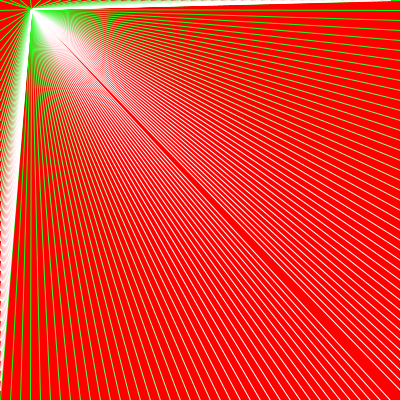
Frame 1 (no input)
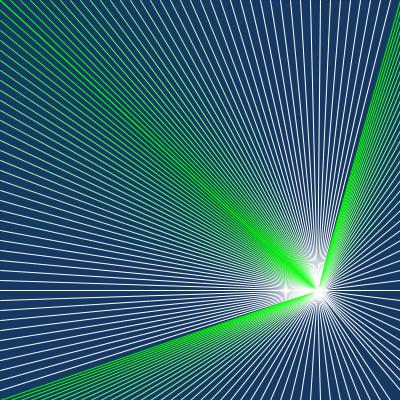
Frame 60 (the mouse pressed at the canvas centre just before this capture)
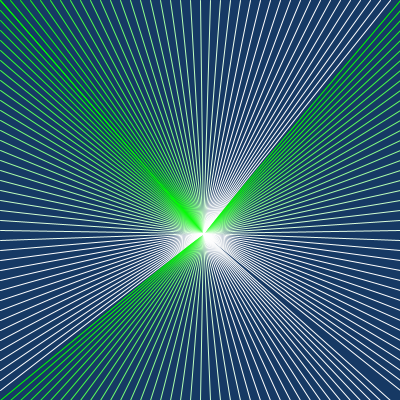
Frame 120 (the mouse held since frame 60 and released just before this capture)

The Processing sketch that drew these frames (run headless with seeded random() and noise(); from frame 60 on, the mouse is pressed at the canvas centre):

// Processing sketch: processing_169887
// ── processing_169887.pde

//preguntar al profesor si este caso aplica el 20 para el random ¿afecta? o es el framerate?

float posX= random(20);
float posY= random(20);
float velX= random (20);
float velY = random(20);

void setup() {
  size(400, 400);
  frameRate(80);
  noCursor();
}

void draw() {

  posX = posX + velX;
  posY = posY + velY;
  
// aqui es para aclarar el cambio de color del fondo si la posx es menor que tamaño/2
  if (posX < width/2) {
    background(255, 0, 0);
  } else {
    background(22, 57, 100);
  }
//compocision de las lineas con for
  for (int i=0; i<width; i+=10) {
    stroke(i, 255, i);
    line(posX, posY, i, 0);
    line(posX, posY, 0, i);
    line(posX, posY, width, i);
    line(posX, posY, i, height);
  }
// para que rebote dependiendo de posiciones x y y
  if ((posX >= width)|| (posX < 0)) { 
    velX = -velX;
  } 
  if ((posY >= height)|| (posY < 0)) { 
    velY = -velY;
  }

}
